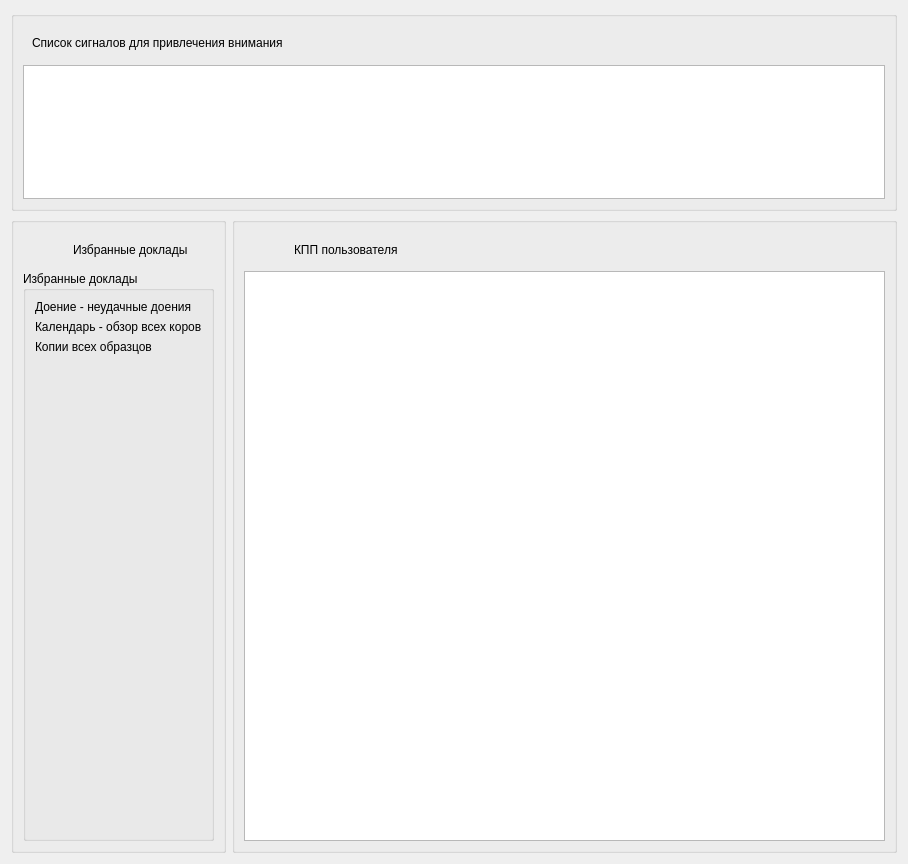
<?xml version="1.0" encoding="UTF-8"?>
<ui version="4.0">
 <class>Form_2_1</class>
 <widget class="QWidget" name="Form_2_1">
  <property name="geometry">
   <rect>
    <x>0</x>
    <y>0</y>
    <width>908</width>
    <height>864</height>
   </rect>
  </property>
  <property name="windowTitle">
   <string>Form</string>
  </property>
  <layout class="QVBoxLayout" name="verticalLayout_4">
   <item>
    <widget class="QGroupBox" name="groupBox_4">
     <property name="maximumSize">
      <size>
       <width>16777215</width>
       <height>200</height>
      </size>
     </property>
     <property name="title">
      <string/>
     </property>
     <layout class="QVBoxLayout" name="verticalLayout">
      <item>
       <widget class="QWidget" name="widget_title2_3" native="true">
        <property name="minimumSize">
         <size>
          <width>0</width>
          <height>33</height>
         </size>
        </property>
        <property name="maximumSize">
         <size>
          <width>16777215</width>
          <height>33</height>
         </size>
        </property>
        <layout class="QHBoxLayout" name="horizontalLayout_2">
         <item>
          <widget class="QLabel" name="label_6">
           <property name="text">
            <string>Список сигналов для привлечения внимания</string>
           </property>
          </widget>
         </item>
        </layout>
       </widget>
      </item>
      <item>
       <widget class="QTableView" name="tableView"/>
      </item>
     </layout>
    </widget>
   </item>
   <item>
    <layout class="QHBoxLayout" name="horizontalLayout">
     <item>
      <widget class="QGroupBox" name="groupBox">
       <property name="title">
        <string/>
       </property>
       <layout class="QVBoxLayout" name="verticalLayout_2">
        <item>
         <widget class="QWidget" name="widget_title2" native="true">
          <property name="minimumSize">
           <size>
            <width>0</width>
            <height>33</height>
           </size>
          </property>
          <property name="maximumSize">
           <size>
            <width>16777215</width>
            <height>33</height>
           </size>
          </property>
          <widget class="QLabel" name="label_4">
           <property name="geometry">
            <rect>
             <x>50</x>
             <y>10</y>
             <width>151</width>
             <height>16</height>
            </rect>
           </property>
           <property name="text">
            <string>Избранные доклады</string>
           </property>
          </widget>
         </widget>
        </item>
        <item>
         <widget class="QGroupBox" name="groupBox_2">
          <property name="title">
           <string>Избранные доклады</string>
          </property>
          <layout class="QVBoxLayout" name="verticalLayout_3">
           <item>
            <widget class="QLabel" name="label">
             <property name="text">
              <string>Доение - неудачные доения</string>
             </property>
            </widget>
           </item>
           <item>
            <widget class="QLabel" name="label_2">
             <property name="text">
              <string>Календарь - обзор всех коров</string>
             </property>
            </widget>
           </item>
           <item>
            <widget class="QLabel" name="label_3">
             <property name="text">
              <string>Копии всех образцов</string>
             </property>
            </widget>
           </item>
           <item>
            <spacer name="verticalSpacer_2">
             <property name="orientation">
              <enum>Qt::Vertical</enum>
             </property>
             <property name="sizeHint" stdset="0">
              <size>
               <width>20</width>
               <height>244</height>
              </size>
             </property>
            </spacer>
           </item>
          </layout>
         </widget>
        </item>
       </layout>
      </widget>
     </item>
     <item>
      <widget class="QGroupBox" name="groupBox_3">
       <property name="title">
        <string/>
       </property>
       <layout class="QVBoxLayout" name="verticalLayout_5">
        <item>
         <widget class="QWidget" name="widget_title2_2" native="true">
          <property name="minimumSize">
           <size>
            <width>0</width>
            <height>33</height>
           </size>
          </property>
          <property name="maximumSize">
           <size>
            <width>16777215</width>
            <height>33</height>
           </size>
          </property>
          <widget class="QLabel" name="label_5">
           <property name="geometry">
            <rect>
             <x>50</x>
             <y>10</y>
             <width>151</width>
             <height>16</height>
            </rect>
           </property>
           <property name="text">
            <string>КПП пользователя</string>
           </property>
          </widget>
         </widget>
        </item>
        <item>
         <widget class="QGraphicsView" name="graphicsView"/>
        </item>
       </layout>
      </widget>
     </item>
    </layout>
   </item>
  </layout>
 </widget>
 <resources/>
 <connections/>
</ui>
